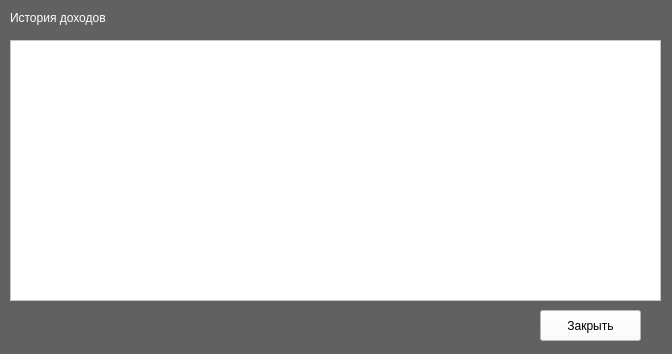
<?xml version="1.0" encoding="UTF-8"?>
<ui version="4.0">
 <class>Form</class>
 <widget class="QWidget" name="Form">
  <property name="geometry">
   <rect>
    <x>0</x>
    <y>0</y>
    <width>672</width>
    <height>354</height>
   </rect>
  </property>
  <property name="windowTitle">
   <string>Form</string>
  </property>
  <property name="styleSheet">
   <string notr="true">background-color: rgb(97, 97, 97);</string>
  </property>
  <widget class="QPushButton" name="pushButton_3">
   <property name="geometry">
    <rect>
     <x>540</x>
     <y>310</y>
     <width>101</width>
     <height>31</height>
    </rect>
   </property>
   <property name="styleSheet">
    <string notr="true">background-color: rgb(255, 255, 255);</string>
   </property>
   <property name="text">
    <string>Закрыть</string>
   </property>
  </widget>
  <widget class="QLabel" name="label">
   <property name="geometry">
    <rect>
     <x>10</x>
     <y>10</y>
     <width>151</width>
     <height>16</height>
    </rect>
   </property>
   <property name="styleSheet">
    <string notr="true">color: rgb(255, 255, 255);
font: 14pt &quot;Times New Roman&quot;;</string>
   </property>
   <property name="text">
    <string>История доходов</string>
   </property>
  </widget>
  <widget class="QTableView" name="tableView">
   <property name="geometry">
    <rect>
     <x>10</x>
     <y>40</y>
     <width>651</width>
     <height>261</height>
    </rect>
   </property>
   <property name="styleSheet">
    <string notr="true">background-color: rgb(255, 255, 255);</string>
   </property>
  </widget>
 </widget>
 <resources/>
 <connections/>
</ui>
